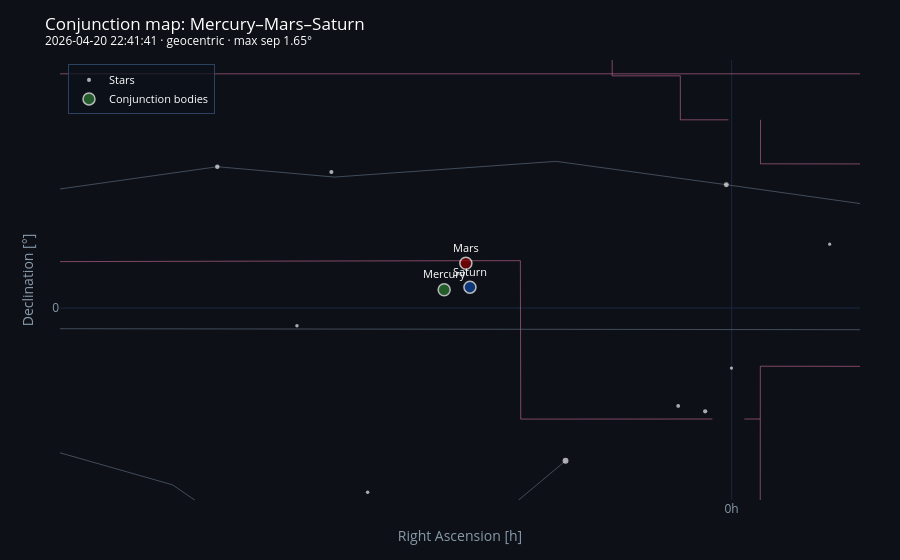

Write notebook code for a chart like this one.
### Code cell
trio_2026.plot_map()

### Figure 1 — Plotly figure (JSON) as saved in the notebook; plotly's stock layout.template omitted (floating-point values rounded to 4 significant figures; data arrays with more than 128 entries replaced by an {"elided": "..."} marker saying what was removed)
{"data": [{"hoverinfo": "skip", "line": {"color": "rgba(230, 120, 170, 0.65)", "width": 0.8}, "mode": "lines", "name": "boundaries", "showlegend": false, "type": "scatter", "x": {"elided": "8054 float values"}, "y": {"elided": "8054 float values"}}, {"hoverinfo": "skip", "line": {"color": "rgba(110, 125, 145, 0.55)", "width": 1}, "mode": "lines", "name": "asterisms", "showlegend": false, "type": "scatter", "x": {"elided": "2044 float values"}, "y": {"elided": "2044 float values"}}, {"customdata": [[3.56, "ι Cet"], [4.03, "ω Psc"], [4.27, "ε Psc"], [4.37, "30 Psc"], [4.44, "δ Psc"], [4.61, "33 Psc"], [4.77, "φ1 Cet"], [4.78, "20 Cet"], [4.88, "27 Psc"], [4.95, "19 Psc"]], "hovertemplate": "<b>%{customdata[1]}</b><br>RA: %{x:.2f}°<br>Dec: %{y:.2f}°<br>V mag: %{customdata[0]:.2f}<extra></extra>", "marker": {"color": "white", "line": {"width": 0}, "opacity": 0.65, "size": [5.88, 4.94, 4.46, 4.26, 4.12, 3.78, 3.46, 3.44, 3.24, 3.1], "symbol": "circle"}, "mode": "markers+text", "name": "Stars", "showlegend": true, "text": ["", "", "", "", "", "", "", "", "", ""], "textfont": {"color": "#8899aa", "size": 9}, "textposition": "top center", "type": "scatter", "x": [5.192, 0.166, 16.08, 0.8272, 12.51, 1.67, 11.38, 13.59, 0.004862, -3.066], "y": [-8.678, 7.009, 8.031, -5.868, 7.728, -5.561, -10.47, -1.002, -3.41, 3.633]}, {"hovertemplate": "<b>%{text}</b><br>RA: %{x:.2f}°<br>Dec: %{y:.2f}°<extra></extra>", "marker": {"color": ["#2E7D32", "#8E0000", "#0D47A1"], "line": {"color": "white", "width": 1.5}, "size": [12, 12, 12], "symbol": "circle"}, "mode": "markers+text", "name": "Conjunction bodies", "text": ["Mercury", "Mars", "Saturn"], "textfont": {"color": "white", "size": 11}, "textposition": "top center", "type": "scatter", "x": [8.987, 8.308, 8.18], "y": [1.045, 2.55, 1.188]}], "layout": {"autosize": true, "font": {"color": "white"}, "height": 560, "legend": {"bgcolor": "rgba(10,16,26,0.7)", "bordercolor": "#2c4060", "borderwidth": 1, "font": {"size": 11}, "x": 0.01, "xanchor": "left", "y": 0.99, "yanchor": "top"}, "margin": {"b": 60, "l": 60, "r": 40, "t": 60}, "paper_bgcolor": "#0d1117", "plot_bgcolor": "#0d1117", "title": {"text": "Conjunction map: Mercury–Mars–Saturn<br><sup>2026-04-20 22:41:41 · geocentric · max sep 1.65°</sup>"}, "xaxis": {"autorange": false, "color": "#8899aa", "gridcolor": "#1a2740", "range": [21.0, -4.013], "showgrid": true, "ticktext": ["0h", "2h", "4h", "6h", "8h", "10h", "12h", "14h", "16h", "18h", "20h", "22h", "24h"], "tickvals": [0, 30, 60, 90, 120, 150, 180, 210, 240, 270, 300, 330, 360], "title": {"text": "Right Ascension [h]"}, "zeroline": false}, "yaxis": {"autorange": false, "color": "#8899aa", "gridcolor": "#1a2740", "range": [-10.91, 14.09], "showgrid": true, "tickvals": [-90, -60, -30, 0, 30, 60, 90], "title": {"text": "Declination [°]"}, "zeroline": false}}}
